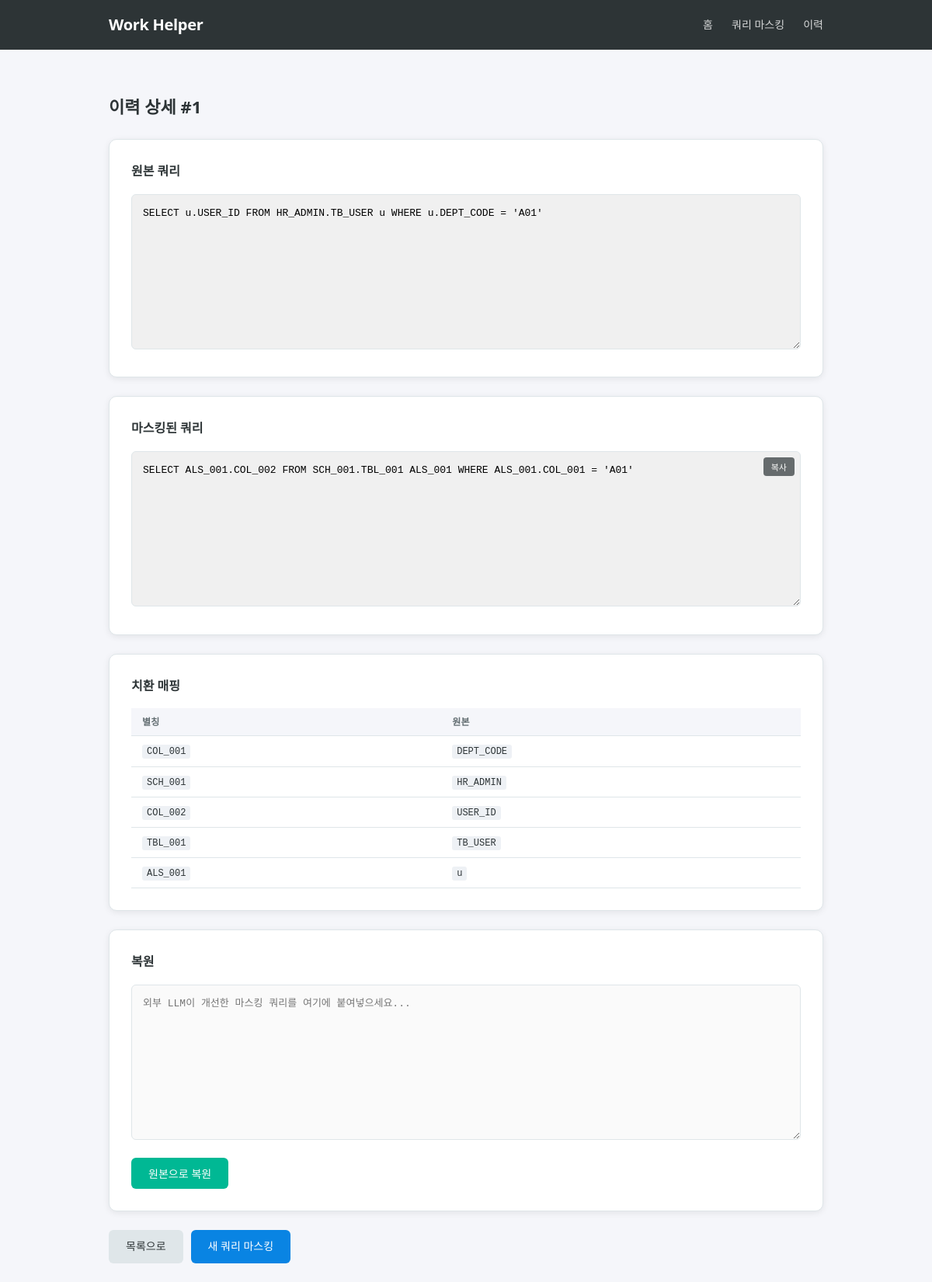
Page /query-mask/history/1 on the committed database.
### tables this page shows
CREATE TABLE query_history (
            id INTEGER PRIMARY KEY AUTOINCREMENT,
            original_query TEXT NOT NULL,
            encrypted_query TEXT NOT NULL,
            mapping TEXT NOT NULL,
            restored_query TEXT,
            created_at TEXT NOT NULL,
            restored_at TEXT
        );

### main.py (the view)
@app.get("/query-mask/history/{history_id}", response_class=HTMLResponse)
async def history_detail(request: Request, history_id: int):
    detail = get_history_detail(history_id)
    if not detail:
        return templates.TemplateResponse("history.html", {
            "request": request,
            "rows": get_history_list(),
            "error": "해당 이력을 찾을 수 없습니다.",
        })
    return templates.TemplateResponse("history_detail.html", {"request": request, "detail": detail})

### templates/history_detail.html (shortened to what this page needs)
{% extends "base.html" %}
{% block content %}
<h2 class="page-title">이력 상세 #{{ detail.id }}</h2>
<div class="section">
    <div class="section-title">원본 쿼리</div>
    <textarea readonly>{{ detail.original_query }}</textarea>
</div>
<div class="section">
    <div class="section-title">마스킹된 쿼리</div>
    <div class="copy-wrap">
        <textarea readonly id="masked-query">{{ detail.encrypted_query }}</textarea>
        <button class="copy-btn" onclick="copyText('masked-query')">복사</button>
    </div>
</div>
<div class="section">
    <div class="section-title">치환 매핑</div>
    <table class="mapping-table">
        <thead><tr><th>별칭</th><th>원본</th></tr></thead>
        <tbody>
        {% for alias, original in detail.mapping.items() %}
            <tr><td><code>{{ alias }}</code></td><td><code>{{ original }}</code></td></tr>
        {% endfor %}
        </tbody>
    </table>
</div>
{% if detail.restored_query %}
<div class="section">
    <div class="section-title">복원된 쿼리</div>
    <div class="copy-wrap">
        <textarea readonly id="restored-query">{{ detail.restored_query }}</textarea>
        <button class="copy-btn" onclick="copyText('restored-query')">복사</button>
    </div>
    <p style="font-size:13px; color:var(--text-muted); margin-top:8px;">
        복원 일시: {{ detail.restored_at[:19] | replace("T", " ") }}
    </p>
</div>
{% else %}
<div class="section">
    <div class="section-title">복원</div>
    <form method="post" action="/query-mask/decrypt">
        <textarea name="modified_query" placeholder="외부 LLM이 개선한 마스킹 쿼리를 여기에 붙여넣으세요..."></textarea>
        <div class="btn-group">
            <button type="submit" class="btn btn-success">원본으로 복원</button>
        </div>
    </form>
</div>
{% endif %}
<div class="btn-group">
    <a href="/query-mask/history" class="btn btn-secondary">목록으로</a>
    <a href="/query-mask" class="btn btn-primary">새 쿼리 마스킹</a>
</div>
{% endblock %}

### static/style.css (style rules this page uses)
:root { --bg: #f5f6fa; --card: #ffffff; --primary: #2d3436; --accent: #0984e3; --accent-hover: #0769b5; --border: #dfe6e9; --text: #2d3436; --text-muted: #636e72; --success: #00b894; --danger: #d63031; --radius: 10px; --shadow: 0 2px 8px rgba(0,0,0,0.08); }
* { margin: 0; padding: 0; box-sizing: border-box; }
body { font-family: 'Segoe UI', -apple-system, sans-serif; background: var(--bg); color: var(--text); line-height: 1.6; min-height: 100vh; }
.page-title { font-size: 22px; font-weight: 700; margin-bottom: 24px; color: var(--primary); }
.section { background: var(--card); border: 1px solid var(--border); border-radius: var(--radius); padding: 28px; margin-bottom: 24px; box-shadow: var(--shadow); }
.section-title { font-size: 16px; font-weight: 600; margin-bottom: 16px; color: var(--primary); display: flex; align-items: center; gap: 8px; }
textarea { width: 100%; min-height: 200px; border: 1px solid var(--border); border-radius: 6px; padding: 14px; font-family: 'Consolas', 'Courier New', monospace; font-size: 13px; line-height: 1.5; resize: vertical; outline: none; transition: border-color 0.15s; background: #fafafa; }
textarea[readonly] { background: #f0f0f0; cursor: default; }
.btn { display: inline-flex; align-items: center; gap: 6px; padding: 10px 22px; border: none; border-radius: 6px; font-size: 14px; font-weight: 500; cursor: pointer; transition: background 0.15s; text-decoration: none; }
.btn-primary { background: var(--accent); color: #fff; }
.btn-secondary { background: var(--border); color: var(--text); }
.btn-success { background: var(--success); color: #fff; }
.btn-group { display: flex; gap: 10px; margin-top: 16px; flex-wrap: wrap; }
.mapping-table { width: 100%; border-collapse: collapse; font-size: 13px; margin-top: 12px; }
.mapping-table th, .mapping-table td { padding: 8px 14px; text-align: left; border-bottom: 1px solid var(--border); }
.mapping-table th { background: #f5f6fa; font-weight: 600; color: var(--text-muted); font-size: 12px; text-transform: uppercase; letter-spacing: 0.3px; }
.mapping-table code { font-family: 'Consolas', 'Courier New', monospace; font-size: 12px; background: #eef1f5; padding: 2px 6px; border-radius: 3px; }
.copy-wrap { position: relative; }
.copy-btn { position: absolute; top: 8px; right: 8px; padding: 4px 10px; font-size: 11px; background: var(--primary); color: #fff; border: none; border-radius: 4px; cursor: pointer; opacity: 0.7; transition: opacity 0.15s; }

### rows in the picture
query_history: id "1", original_query "SELECT u.USER_ID FROM HR_ADMIN.TB_USER u WHERE u.DEPT_CODE = 'A01'", encrypted_query "SELECT ALS_001.COL_002 FROM SCH_001.TBL_001 ALS_001 WHERE ALS_001.COL_001 = 'A01'"

### other values in the picture
{{ alias }} "COL_001" "SCH_001" "COL_002" "TBL_001" "ALS_001"
{{ original }} "DEPT_CODE" "HR_ADMIN" "USER_ID" "TB_USER" "u"
